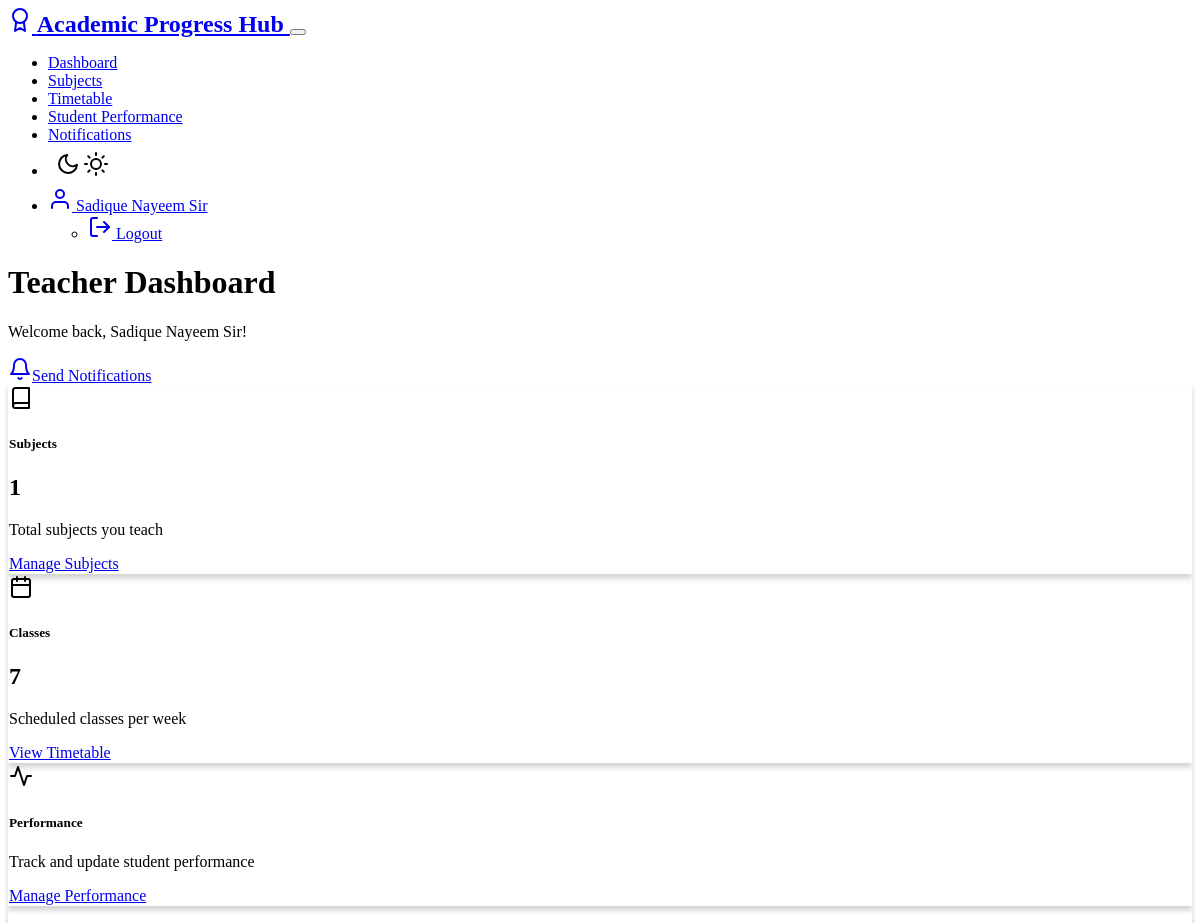
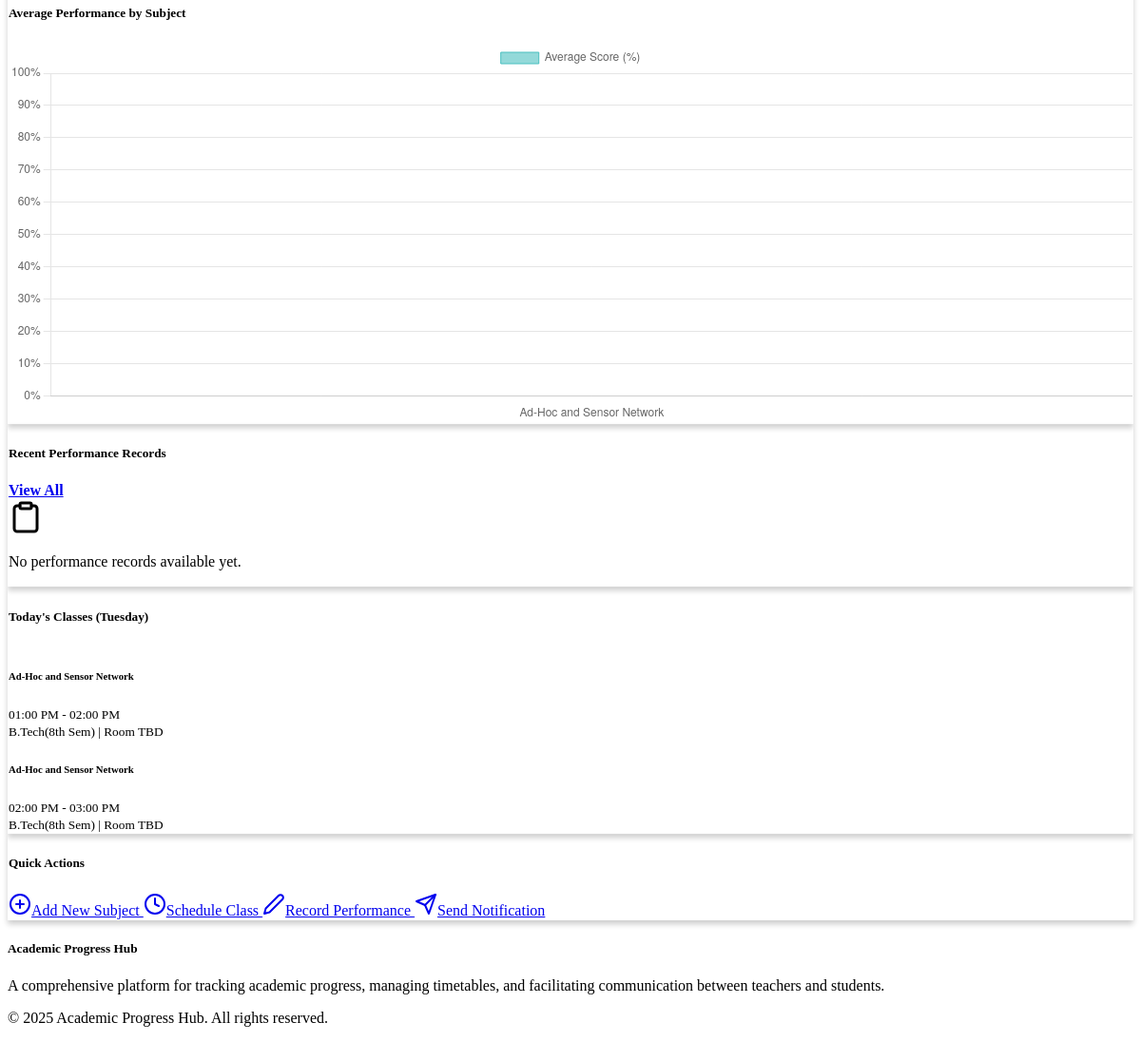
The page /teacher/dashboard (signed in) on the database as committed earlier (2 pictures, top to bottom).
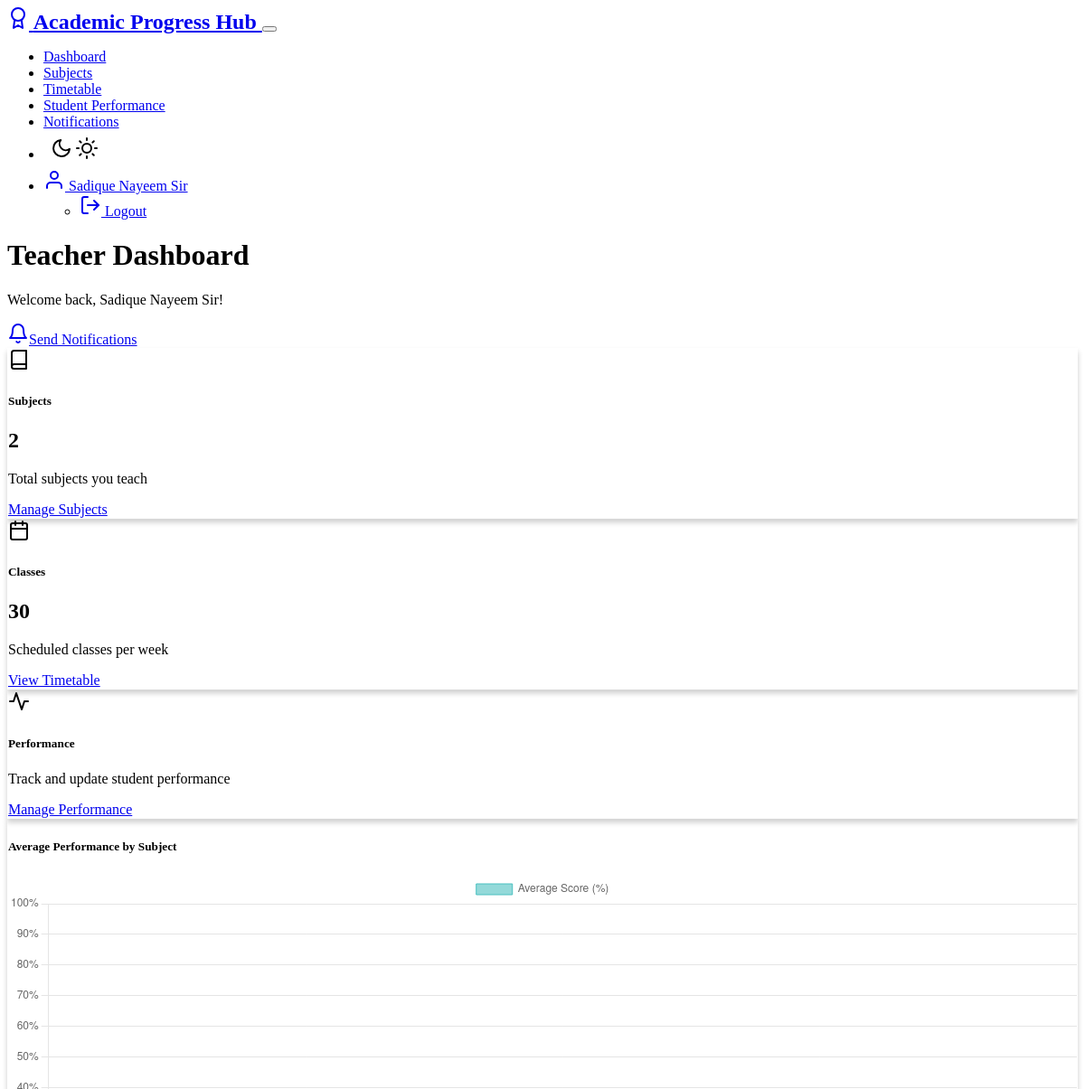
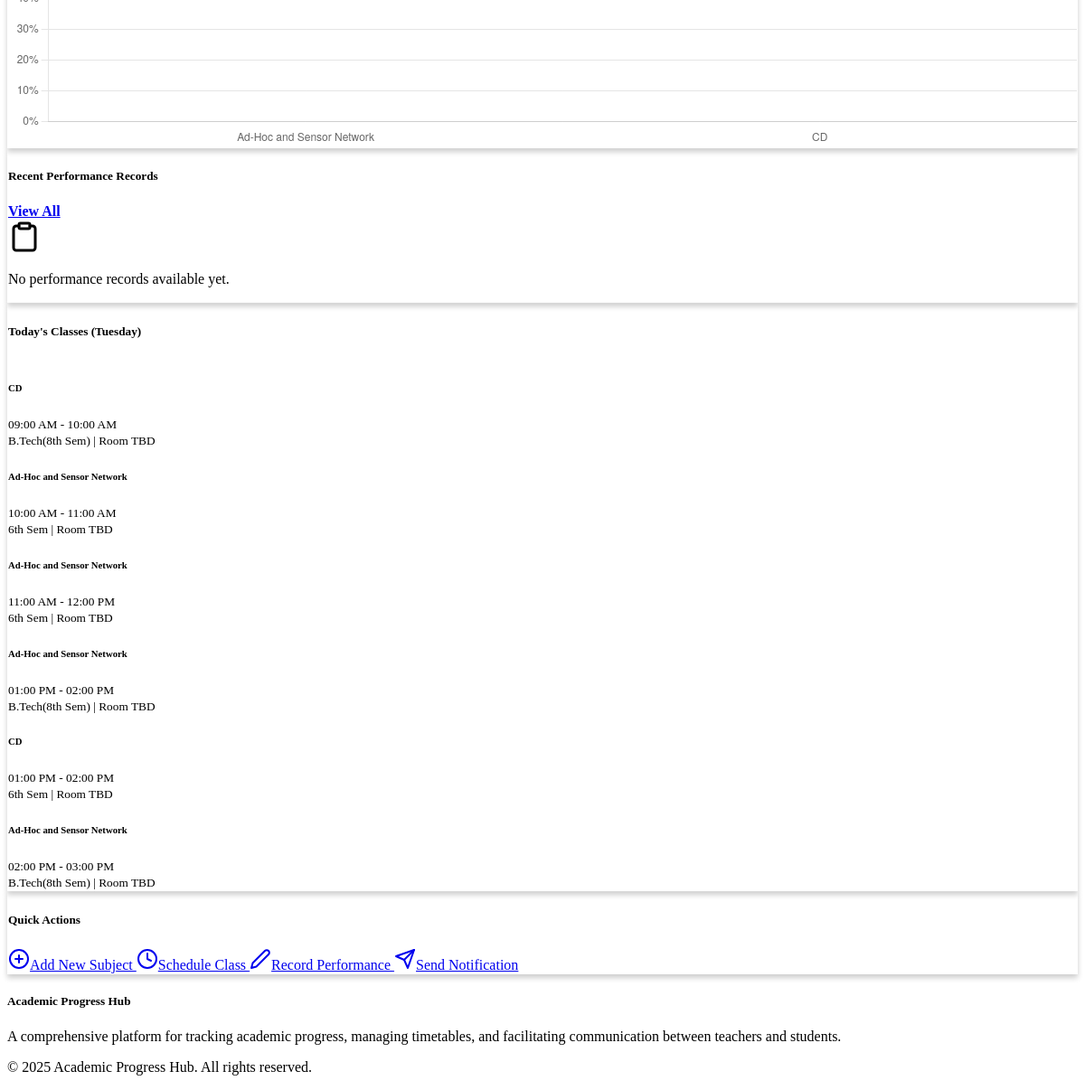
The same page on the database as committed later (2 pictures, top to bottom).
### models.py (models this page shows, shortened)
class Timetable(db.Model):
    __tablename__ = 'timetables'
    id = db.Column(db.Integer, primary_key=True)
    day_of_week = db.Column(db.String(10), nullable=False)              # Monday, Tuesday, etc.
    start_time = db.Column(db.Time, nullable=False)                     # When class starts
    end_time = db.Column(db.Time, nullable=False)                       # When class ends
    room = db.Column(db.String(20))                                     # Classroom number
    teacher_id = db.Column(db.Integer, db.ForeignKey('teachers.id'), nullable=False)  # Who teaches?
    subject_id = db.Column(db.Integer, db.ForeignKey('subjects.id'), nullable=False)  # What subject?
    grade = db.Column(db.String(50), nullable=False)                    # What grade is this for?

class Subject(db.Model):
    __tablename__ = 'subjects'
    id = db.Column(db.Integer, primary_key=True)
    name = db.Column(db.String(100), nullable=False)                              # Subject name
    code = db.Column(db.String(20), nullable=False, unique=True)                  # Subject code
    type = db.Column(db.String(20), nullable=False, default='Theory')             # Theory or Practical?
    teacher_id = db.Column(db.Integer, db.ForeignKey('teachers.id'), nullable=False)  # Who teaches it?
    timetables = db.relationship('Timetable', backref='subject', cascade='all, delete-orphan')
    performances = db.relationship('Performance', backref='subject', cascade='all, delete-orphan')

### routes/teacher_routes.py (the view)
    def decorated_function(*args, **kwargs):
        if not current_user.is_authenticated or current_user.role != 'teacher':
            flash('Access denied: Teacher permissions required.', 'danger')
            return redirect(url_for('auth.login'))
        return f(*args, **kwargs)

### app.py (called while the page is built)
@login_manager.user_loader
def load_user(user_id):
    from models import User
    return User.query.get(int(user_id))

### routes/teacher_routes.py (called while the page is built)
def teacher_required(f):
    def decorated_function(*args, **kwargs):
        if not current_user.is_authenticated or current_user.role != 'teacher':
            flash('Access denied: Teacher permissions required.', 'danger')
            return redirect(url_for('auth.login'))
        return f(*args, **kwargs)
    decorated_function.__name__ = f.__name__
    return login_required(decorated_function)

### templates/teacher/dashboard.html (shortened to what the changed rows need)
{% extends 'layout.html' %}
{% block content %}
<div class="row mb-4 align-items-center">
    <div class="col">
        <h1 class="mb-0">Teacher Dashboard</h1>
    </div>
</div>
<div class="row g-4 mb-4">
    <div class="col-md-4">
        <div class="card dashboard-card h-100">
            <div class="card-body">
                <div class="d-flex align-items-center mb-3">
                    <span data-feather="book" class="text-primary me-3" style="width: 24px; height: 24px;"></span>
                    <h5 class="card-title mb-0">Subjects</h5>
                </div>
                <h2 class="display-5 mb-0">{{ subjects_count }}</h2>
                <p class="text-muted mb-3">Total subjects you teach</p>
                <a href="{{ url_for('teacher.subjects') }}" class="btn btn-sm btn-outline-secondary">Manage Subjects</a>
            </div>
        </div>
    </div>
    <div class="col-md-4">
        <div class="card dashboard-card h-100">
            <div class="card-body">
                <div class="d-flex align-items-center mb-3">
                    <span data-feather="calendar" class="text-success me-3" style="width: 24px; height: 24px;"></span>
                    <h5 class="card-title mb-0">Classes</h5>
                </div>
                <h2 class="display-5 mb-0">{{ classes_count }}</h2>
                <p class="text-muted mb-3">Scheduled classes per week</p>
                <a href="{{ url_for('teacher.timetable') }}" class="btn btn-sm btn-outline-secondary">View Timetable</a>
            </div>
        </div>
    </div>
</div>
<div class="row g-4">
    <div class="col-lg-8">
        <div class="card mb-4">
            <div class="card-body">
                {% if subject_data and performance_data and subject_data|length > 0 and performance_data|length > 0 %}
                    <div style="position: relative; width: 100%; height: 400px;">
                        <canvas id="performanceChart"></canvas>
                    </div>
                    <script>
                        const ctx = document.getElementById('performanceChart').getContext('2d');
                        new Chart(ctx, {
                            type: 'bar',
                            data: {
                                labels: {{ subject_data|tojson }},
                                datasets: [{
                                    label: 'Average Score (%)',
                                    data: {{ performance_data|tojson }},
                                    backgroundColor: 'rgba(75, 192, 192, 0.6)',
                                    borderColor: 'rgba(75, 192, 192, 1)',
                                    borderWidth: 1
                                }]
                            },
                            options: {
                                responsive: true,
                                maintainAspectRatio: false,
                                plugins: {
                                    legend: {
                                        display: true,
                                        position: 'top'
                                    }
                                },
                                scales: {
                                    y: {
                                        beginAtZero: true,
                                        max: 100,
                                        grid: {
                                            display: true
                                        },
                                        ticks: {
                                            callback: function(value) {
                                                return value + '%';
                                            }
                                        }
                                    },
                                    x: {
                                        grid: {
                                            display: false
                                        }
                                    }
                                }
                            }
                        });
                    </script>
                {% else %}
                    <div class="text-center py-5">
                        <span data-feather="bar-chart-2" style="width: 48px; height: 48px;" class="text-muted mb-3"></span>
                        <p class="mb-0">No performance data available yet.</p>
                        <p class="text-muted">Add performance records to see statistics.</p>
                    </div>
                {% endif %}
            </div>
        </div>
    </div>
    <div class="col-lg-4">
        <div class="card mb-4">
            <div class="card-body">
                {% if today_classes %}
                    <div class="list-group">
                        {% for timetable, subject in today_classes %}
                            <div class="list-group-item list-group-item-action">
                                <div class="d-flex w-100 justify-content-between">
                                    <h6 class="mb-1">{{ subject.name }}</h6>
                                    <small>{{ timetable.start_time.strftime('%I:%M %p') }} - {{ timetable.end_time.strftime('%I:%M %p') }}</small>
                                </div>
                                <div class="d-flex w-100 justify-content-between align-items-center">
                                    <small class="text-muted">{{ timetable.grade }} | Room {{ timetable.room }}</small>
                                </div>
                            </div>
                        {% endfor %}
                    </div>
                {% else %}
                    <div class="text-center py-4">
                        <span data-feather="calendar" style="width: 36px; height: 36px;" class="text-muted mb-3"></span>
                        <p class="mb-0">No classes scheduled for today.</p>
                    </div>
                {% endif %}
            </div>
        </div>
    </div>
</div>
{% endblock %}

Rows that differ between the two databases and show on the page:
added Timetable: name "CD", start_time "09:00 AM", end_time "10:00 AM", grade "B.Tech(8th Sem)", room "TBD"
added Timetable: name "Ad-Hoc and Sensor Network", start_time "10:00 AM", end_time "11:00 AM", grade "6th Sem", room "TBD"
added Timetable: name "Ad-Hoc and Sensor Network", start_time "11:00 AM", end_time "12:00 PM", grade "6th Sem", room "TBD"
added Timetable: name "CD", start_time "01:00 PM", end_time "02:00 PM", grade "6th Sem", room "TBD"
Other text that changed with them:
{{ subjects_count }}: "1" → "2"
{{ classes_count }}: "7" → "30"
chart data {{ subject_data|tojson }}: ["Ad-Hoc and Sensor Network"] → ["Ad-Hoc and Sensor Network", "CD"]
chart data {{ performance_data|tojson }}: [0] → [0, 0]
